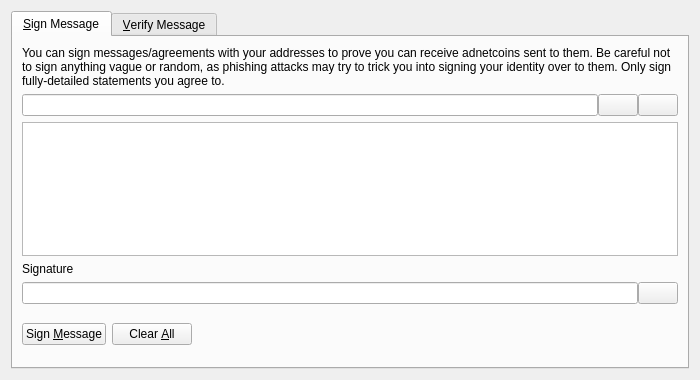
<?xml version="1.0" encoding="UTF-8"?>
<ui version="4.0">
 <class>SignVerifyMessageDialog</class>
 <widget class="QDialog" name="SignVerifyMessageDialog">
  <property name="geometry">
   <rect>
    <x>0</x>
    <y>0</y>
    <width>700</width>
    <height>380</height>
   </rect>
  </property>
  <property name="windowTitle">
   <string>Signatures - Sign / Verify a Message</string>
  </property>
  <property name="modal">
   <bool>true</bool>
  </property>
  <layout class="QVBoxLayout" name="verticalLayout">
   <item>
    <widget class="QTabWidget" name="tabWidget">
     <property name="currentIndex">
      <number>0</number>
     </property>
     <widget class="QWidget" name="tabSignMessage">
      <attribute name="title">
       <string>&amp;Sign Message</string>
      </attribute>
      <layout class="QVBoxLayout" name="verticalLayout_SM">
       <item>
        <widget class="QLabel" name="infoLabel_SM">
         <property name="text">
          <string>You can sign messages/agreements with your addresses to prove you can receive adnetcoins sent to them. Be careful not to sign anything vague or random, as phishing attacks may try to trick you into signing your identity over to them. Only sign fully-detailed statements you agree to.</string>
         </property>
         <property name="textFormat">
          <enum>Qt::PlainText</enum>
         </property>
         <property name="wordWrap">
          <bool>true</bool>
         </property>
        </widget>
       </item>
       <item>
        <layout class="QHBoxLayout" name="horizontalLayout_1_SM">
         <property name="spacing">
          <number>0</number>
         </property>
         <item>
          <widget class="QValidatedLineEdit" name="addressIn_SM">
           <property name="toolTip">
            <string>The Bitcoin address to sign the message with</string>
           </property>
          </widget>
         </item>
         <item>
          <widget class="QPushButton" name="addressBookButton_SM">
           <property name="toolTip">
            <string>Choose previously used address</string>
           </property>
           <property name="text">
            <string/>
           </property>
           <property name="icon">
            <iconset resource="../adnetcoin.qrc">
             <normaloff>:/icons/address-book</normaloff>:/icons/address-book</iconset>
           </property>
           <property name="shortcut">
            <string>Alt+A</string>
           </property>
           <property name="autoDefault">
            <bool>false</bool>
           </property>
          </widget>
         </item>
         <item>
          <widget class="QPushButton" name="pasteButton_SM">
           <property name="toolTip">
            <string>Paste address from clipboard</string>
           </property>
           <property name="text">
            <string/>
           </property>
           <property name="icon">
            <iconset resource="../adnetcoin.qrc">
             <normaloff>:/icons/editpaste</normaloff>:/icons/editpaste</iconset>
           </property>
           <property name="shortcut">
            <string>Alt+P</string>
           </property>
           <property name="autoDefault">
            <bool>false</bool>
           </property>
          </widget>
         </item>
        </layout>
       </item>
       <item>
        <widget class="QPlainTextEdit" name="messageIn_SM">
         <property name="toolTip">
          <string>Enter the message you want to sign here</string>
         </property>
        </widget>
       </item>
       <item>
        <widget class="QLabel" name="signatureLabel_SM">
         <property name="text">
          <string>Signature</string>
         </property>
         <property name="textFormat">
          <enum>Qt::PlainText</enum>
         </property>
        </widget>
       </item>
       <item>
        <layout class="QHBoxLayout" name="horizontalLayout_2_SM">
         <property name="spacing">
          <number>0</number>
         </property>
         <item>
          <widget class="QLineEdit" name="signatureOut_SM">
           <property name="font">
            <font>
             <italic>true</italic>
            </font>
           </property>
           <property name="readOnly">
            <bool>true</bool>
           </property>
          </widget>
         </item>
         <item>
          <widget class="QPushButton" name="copySignatureButton_SM">
           <property name="toolTip">
            <string>Copy the current signature to the system clipboard</string>
           </property>
           <property name="text">
            <string/>
           </property>
           <property name="icon">
            <iconset resource="../adnetcoin.qrc">
             <normaloff>:/icons/editcopy</normaloff>:/icons/editcopy</iconset>
           </property>
           <property name="autoDefault">
            <bool>false</bool>
           </property>
          </widget>
         </item>
        </layout>
       </item>
       <item>
        <layout class="QHBoxLayout" name="horizontalLayout_3_SM">
         <item>
          <widget class="QPushButton" name="signMessageButton_SM">
           <property name="toolTip">
            <string>Sign the message to prove you own this Bitcoin address</string>
           </property>
           <property name="text">
            <string>Sign &amp;Message</string>
           </property>
           <property name="icon">
            <iconset resource="../adnetcoin.qrc">
             <normaloff>:/icons/edit</normaloff>:/icons/edit</iconset>
           </property>
           <property name="autoDefault">
            <bool>false</bool>
           </property>
          </widget>
         </item>
         <item>
          <widget class="QPushButton" name="clearButton_SM">
           <property name="toolTip">
            <string>Reset all sign message fields</string>
           </property>
           <property name="text">
            <string>Clear &amp;All</string>
           </property>
           <property name="icon">
            <iconset resource="../adnetcoin.qrc">
             <normaloff>:/icons/remove</normaloff>:/icons/remove</iconset>
           </property>
           <property name="autoDefault">
            <bool>false</bool>
           </property>
          </widget>
         </item>
         <item>
          <spacer name="horizontalSpacer_1_SM">
           <property name="orientation">
            <enum>Qt::Horizontal</enum>
           </property>
           <property name="sizeHint" stdset="0">
            <size>
             <width>40</width>
             <height>48</height>
            </size>
           </property>
          </spacer>
         </item>
         <item>
          <widget class="QLabel" name="statusLabel_SM">
           <property name="font">
            <font>
             <weight>75</weight>
             <bold>true</bold>
            </font>
           </property>
           <property name="text">
            <string/>
           </property>
           <property name="wordWrap">
            <bool>true</bool>
           </property>
          </widget>
         </item>
         <item>
          <spacer name="horizontalSpacer_2_SM">
           <property name="orientation">
            <enum>Qt::Horizontal</enum>
           </property>
           <property name="sizeHint" stdset="0">
            <size>
             <width>40</width>
             <height>48</height>
            </size>
           </property>
          </spacer>
         </item>
        </layout>
       </item>
      </layout>
     </widget>
     <widget class="QWidget" name="tabVerifyMessage">
      <attribute name="title">
       <string>&amp;Verify Message</string>
      </attribute>
      <layout class="QVBoxLayout" name="verticalLayout_VM">
       <item>
        <widget class="QLabel" name="infoLabel_VM">
         <property name="text">
          <string>Enter the receiver's address, message (ensure you copy line breaks, spaces, tabs, etc. exactly) and signature below to verify the message. Be careful not to read more into the signature than what is in the signed message itself, to avoid being tricked by a man-in-the-middle attack. Note that this only proves the signing party receives with the address, it cannot prove sendership of any transaction!</string>
         </property>
         <property name="textFormat">
          <enum>Qt::PlainText</enum>
         </property>
         <property name="alignment">
          <set>Qt::AlignLeading|Qt::AlignLeft|Qt::AlignTop</set>
         </property>
         <property name="wordWrap">
          <bool>true</bool>
         </property>
        </widget>
       </item>
       <item>
        <layout class="QHBoxLayout" name="horizontalLayout_1_VM">
         <property name="spacing">
          <number>0</number>
         </property>
         <item>
          <widget class="QValidatedLineEdit" name="addressIn_VM">
           <property name="toolTip">
            <string>The Bitcoin address the message was signed with</string>
           </property>
          </widget>
         </item>
         <item>
          <widget class="QPushButton" name="addressBookButton_VM">
           <property name="toolTip">
            <string>Choose previously used address</string>
           </property>
           <property name="text">
            <string/>
           </property>
           <property name="icon">
            <iconset resource="../adnetcoin.qrc">
             <normaloff>:/icons/address-book</normaloff>:/icons/address-book</iconset>
           </property>
           <property name="shortcut">
            <string>Alt+A</string>
           </property>
           <property name="autoDefault">
            <bool>false</bool>
           </property>
          </widget>
         </item>
        </layout>
       </item>
       <item>
        <widget class="QPlainTextEdit" name="messageIn_VM"/>
       </item>
       <item>
        <widget class="QValidatedLineEdit" name="signatureIn_VM"/>
       </item>
       <item>
        <layout class="QHBoxLayout" name="horizontalLayout_2_VM">
         <item>
          <widget class="QPushButton" name="verifyMessageButton_VM">
           <property name="toolTip">
            <string>Verify the message to ensure it was signed with the specified Bitcoin address</string>
           </property>
           <property name="text">
            <string>Verify &amp;Message</string>
           </property>
           <property name="icon">
            <iconset resource="../adnetcoin.qrc">
             <normaloff>:/icons/transaction_0</normaloff>:/icons/transaction_0</iconset>
           </property>
           <property name="autoDefault">
            <bool>false</bool>
           </property>
          </widget>
         </item>
         <item>
          <widget class="QPushButton" name="clearButton_VM">
           <property name="toolTip">
            <string>Reset all verify message fields</string>
           </property>
           <property name="text">
            <string>Clear &amp;All</string>
           </property>
           <property name="icon">
            <iconset resource="../adnetcoin.qrc">
             <normaloff>:/icons/remove</normaloff>:/icons/remove</iconset>
           </property>
           <property name="autoDefault">
            <bool>false</bool>
           </property>
          </widget>
         </item>
         <item>
          <spacer name="horizontalSpacer_1_VM">
           <property name="orientation">
            <enum>Qt::Horizontal</enum>
           </property>
           <property name="sizeHint" stdset="0">
            <size>
             <width>40</width>
             <height>48</height>
            </size>
           </property>
          </spacer>
         </item>
         <item>
          <widget class="QLabel" name="statusLabel_VM">
           <property name="font">
            <font>
             <weight>75</weight>
             <bold>true</bold>
            </font>
           </property>
           <property name="text">
            <string/>
           </property>
           <property name="wordWrap">
            <bool>true</bool>
           </property>
          </widget>
         </item>
         <item>
          <spacer name="horizontalSpacer_2_VM">
           <property name="orientation">
            <enum>Qt::Horizontal</enum>
           </property>
           <property name="sizeHint" stdset="0">
            <size>
             <width>40</width>
             <height>48</height>
            </size>
           </property>
          </spacer>
         </item>
        </layout>
       </item>
      </layout>
     </widget>
    </widget>
   </item>
  </layout>
 </widget>
 <customwidgets>
  <customwidget>
   <class>QValidatedLineEdit</class>
   <extends>QLineEdit</extends>
   <header>qvalidatedlineedit.h</header>
  </customwidget>
 </customwidgets>
 <resources>
  <include location="../adnetcoin.qrc"/>
 </resources>
 <connections/>
</ui>
